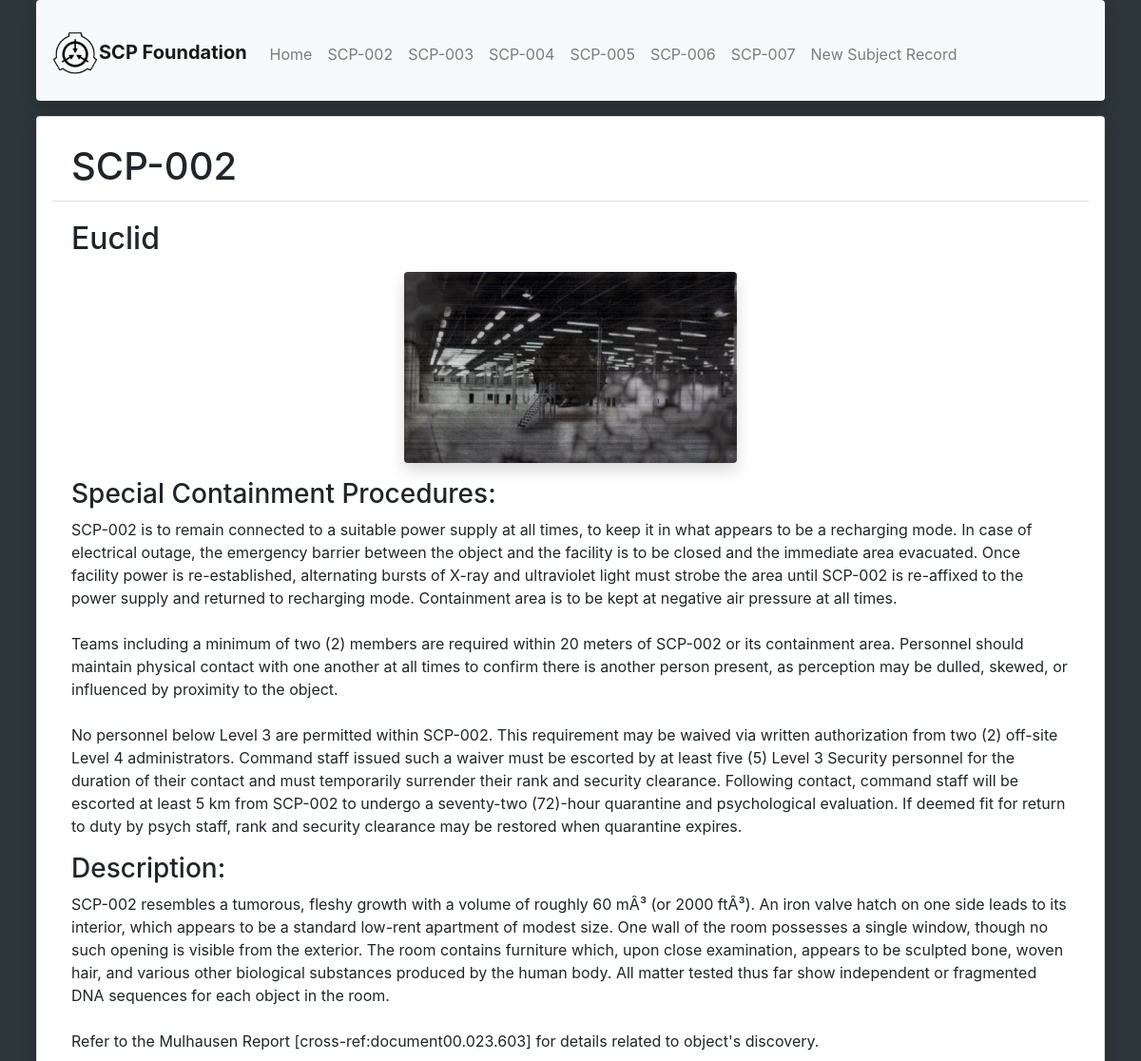
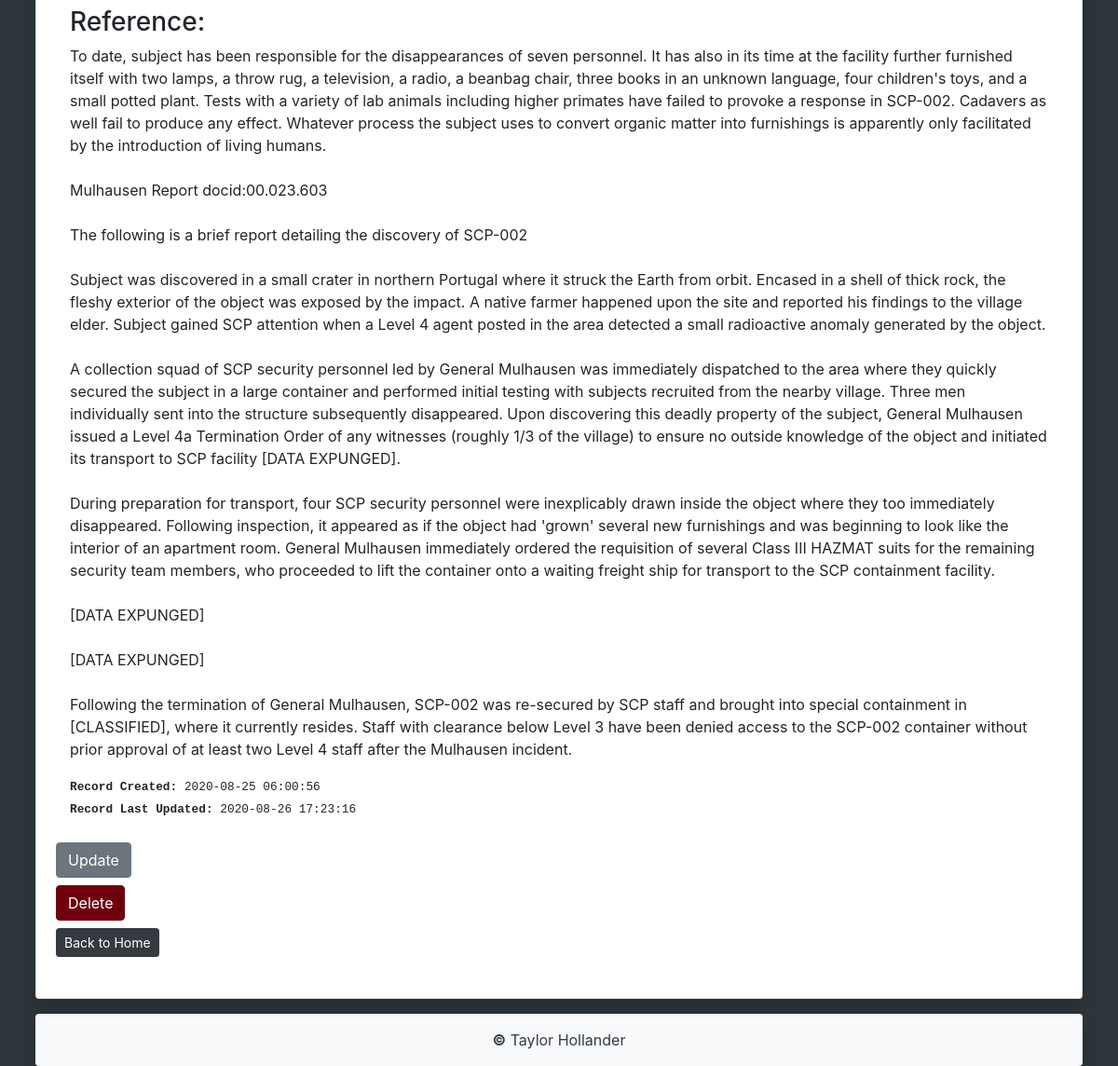
/read_one.php?id=17, run on the app's committed database (2 pictures, top to bottom).
### tables this page shows
CREATE TABLE `subject` (
  `id` int(10) NOT NULL,
  `item_no` text NOT NULL,
  `object_class` text,
  `subject_image` text,
  `procedures` text NOT NULL,
  `description` text NOT NULL,
  `h1` text,
  `extra_1` text,
  `h2` text,
  `extra_2` text,
  `h3` text,
  `extra_3` text,
  `created` datetime NOT NULL,
  `modified` timestamp NOT NULL DEFAULT CURRENT_TIMESTAMP
);

### config/select_record.php (called while the page is built)
<?php
    include "config/database.php";
    $query = "select * from subject";
    $record = $conn->prepare($query);
    $record->execute();
?>

### read_one.php (the view, shortened to what this page needs)
<!DOCTYPE HTML>
<html lang="en">
    <head>
        <link rel="stylesheet" href="css/bootstrap.css" type="text/css">
    </head>
    <body class="bg-dark">
        <div class="container">
            <div class="row-cols-12">
                <?php include "config/select_record.php"; ?>
                <nav class="navbar navbar-expand-lg navbar-light bg-light rounded shadow">
                    <a class="navbar-brand font-weight-bold" href="index.php">
                        <img src="images/logo.png" width="50" height="50" class="d-inline-block align-middle" alt="SCP Foundation">SCP Foundation
                    </a>
                    <div class="collapse navbar-collapse" id="navbarHamburger">
                        <ul class="navbar-nav mr-auto mt-2 mt-lg-2">
                            <a href="index.php" class="nav-link">Home</a>
                            <?php foreach($record as $scp_item): ?>
                                <a href="read_one.php?id='<?php echo $scp_item['id']; ?>'" class="nav-link"><?php echo $scp_item['item_no']; ?></a>
                            <?php endforeach; ?>
                            <a href="create.php" class="nav-link">New Subject Record</a>
                        </ul>
                    </div>
                </nav>
            </div>
            <div class="row">
                <?php
                    if(isset($_GET['id']))
                    {
                        include 'config/database.php';
                        $id = trim($_GET['id'], "'");
                        try
                        {
                            $query = "select * from subject where id = ? limit 0,1";
                            $statement = $conn->prepare($query);
                            $statement->bindParam(1, $id);
                            $statement->execute();
                            $row = $statement->fetch(PDO::FETCH_ASSOC);
                            $id = $row['id'] ?? '';
                            $item_no = $row['item_no'] ?? '';
                            $object_class = $row['object_class'] ?? '';
                            $subject_image = $row['subject_image'] ?? '';
                            $procedures = $row['procedures'] ?? '';
                            $description = $row['description'] ?? '';
                            $h1 = $row['h1'] ?? '';
                            $extra_1 = $row['extra_1'] ?? '';
                            $created = $row['created'] ?? '';
                            $modified = $row['modified'] ?? '';
                        }
                        catch(PDOException $exception)
                        {
                            die('ERROR: ' . $exception->getMessage());
                        }
                    }
                    else
                    {
                        die('ERROR: Record ID not found');
                    }
                ?>
                <div class="col-lg-12">
                    <div class="card shadow p-3 mb-3 mt-3 bg-white rounded text-md-left text-center">
                        <h1 class="card-header bg-white text-lg-left text-center">
                            <?php echo nl2br(htmlspecialchars($item_no, ENT_QUOTES)); ?>
                        </h1>
                        <div class="card-body">
                            <h2 class="card-title text-lg-left text-center"><?php echo nl2br(htmlspecialchars($object_class, ENT_QUOTES)); ?></h2>
                            <p class="card-text">
                                <div class="row-cols-1">
                                    <p><img src="<?php echo nl2br(htmlspecialchars($subject_image, ENT_QUOTES)); ?>" alt="<?php echo htmlspecialchars($item_no, ENT_QUOTES); ?>" style="display: block; max-width: 80%; height: auto; margin-left: auto; margin-right: auto;" class="rounded shadow"></p>
                                </div>
                                <div class="row-cols-1">
                                    <h3 class="text-lg-left text-center">Special Containment Procedures:</h3>
                                </div>
                                <div class="row-cols-1 text-left">
                                    <p>
                                        <?php echo nl2br(htmlspecialchars($procedures, ENT_QUOTES)); ?>
                                    </p>
                                </div>
                                <div class="row-cols-1">
                                    <h3 class="text-lg-left text-center">Description:</h3>
                                </div>
                                <div class="row-cols-1 text-left">
                                    <p>
                                        <?php echo nl2br(htmlspecialchars($description, ENT_QUOTES)); ?>
                                    </p>
                                </div>
                                <div class="row-cols-1">
                                    <h3 class="text-lg-left text-center"><?php echo nl2br(htmlspecialchars($h1, ENT_QUOTES)); ?></h3>
                                </div>
                                <div class="row-cols-1 text-left">
                                    <p>
                                        <?php echo nl2br(htmlspecialchars($extra_1, ENT_QUOTES)); ?>
                                    </p>
                                </div>
                            </p>
                            <div class="row-cols-1 text-monospace">
                                <small><strong>Record Created: </strong><?php echo nl2br(htmlspecialchars($created, ENT_QUOTES)); ?></small>
                            </div>
                            <div class="row-cols-1 text-monospace">
                                <small><strong>Record Last Updated: </strong><?php echo nl2br(htmlspecialchars($modified, ENT_QUOTES)); ?></small>
                            </div>
                            <div class="row-cols-12 text-lg-left mt-4">
                                <div class="row mb-2">
                                    <a href="update.php?id=<?php echo nl2br(htmlspecialchars($id, ENT_QUOTES)); ?>" class="btn btn-secondary">Update</a>
                                </div>
                                <div class="row mb-2">
                                    <a href="delete.php?id=<?php echo nl2br(htmlspecialchars($id, ENT_QUOTES)); ?>" onclick="delete_record(<?php echo nl2br(htmlspecialchars($id, ENT_QUOTES)); ?>)" class="btn btn-danger">Delete</a>
                                </div>
                                <div class="row mb-2">
                                    <a href="index.php" class="btn btn-dark btn-sm">Back to Home</a>
                                </div>
                            </div>
                        </div>
                    </div>
                </div>
            </div>
            <div class="row-cols-12">
                <footer class='footer mt-auto py-3 bg-light text-dark text-center rounded shadow'>
                    <div><strong>&#169;</strong> Taylor Hollander</div>
                </footer>
            </div>
        </div>
    </body>
</html>

### data on the page
subject: item_no "SCP-002", object_class "Euclid", subject_image (picture), procedures "SCP-002 is to remain connected to a suitable power supply at all times, to keep it in what appears to be a recharging mode. In case of electrical outage, the emergency barrier between the object and the facility is to be closed and the immediate area evacuated. Once facility power is re-established, alternating bursts of X-ray and ultraviolet light must strobe the area until SCP-002 is re-affixed to the power supply and returned to recharging mode. Containment area is to be kept at negative air pressure at all times. Teams including a minimum of two (2) members are required within 20 meters of SCP-002 or its containment area. Personnel should maintain physical contact with one another at…", description "SCP-002 resembles a tumorous, fleshy growth with a volume of roughly 60 mÂ³ (or 2000 ftÂ³). An iron valve hatch on one side leads to its interior, which appears to be a standard low-rent apartment of modest size. One wall of the room possesses a single window, though no such opening is visible from the exterior. The room contains furniture which, upon close examination, appears to be sculpted bone, woven hair, and various other biological substances produced by the human body. All matter tested thus far show independent or fragmented DNA sequences for each object in the room. Refer to the Mulhausen Report [cross-ref:document00.023.603] for details related to object's discovery.", h1 "Reference:", extra_1 "To date, subject has been responsible for the disappearances of seven personnel. It has also in its time at the facility further furnished itself with two lamps, a throw rug, a television, a radio, a beanbag chair, three books in an unknown language, four children's toys, and a small potted plant. Tests with a variety of lab animals including higher primates have failed to provoke a response in SCP-002. Cadavers as well fail to produce any effect. Whatever process the subject uses to convert organic matter into furnishings is apparently only facilitated by the introduction of living humans. Mulhausen Report docid:00.023.603 The following is a brief report detailing the discovery of SCP-002…", created "2020-08-25 06:00:56", modified "2020-08-26 17:23:16"
subject: item_no "SCP-003"
subject: item_no "SCP-004"
subject: item_no "SCP-005"
subject: item_no "SCP-006"
subject: item_no "SCP-007"
